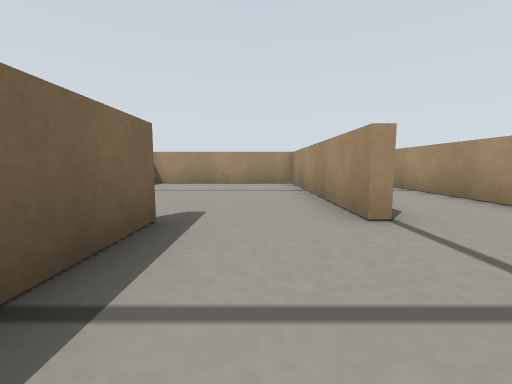
view 1 (above)

12 first-person views from a walk through a Gazebo world. The camera is 0.12 m above the floor, tilts 6° down and sees 90° across. The floor is counted in squares, 0.2 m on a side. Each view is taken from the middle of a square. On the plan, view 1 faces up. The plan holds only what a view shows up to about 9 squares ahead; the rest is blank.

view 2
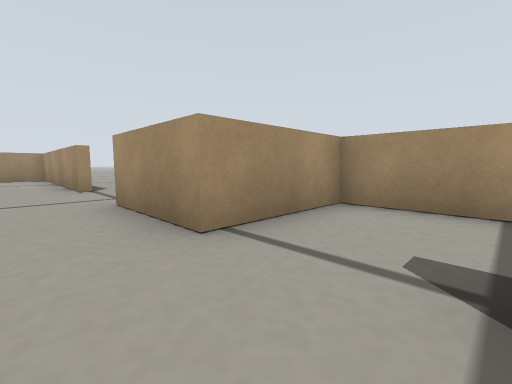

view 3
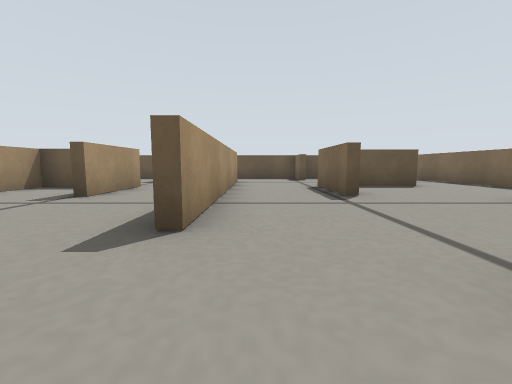

view 4
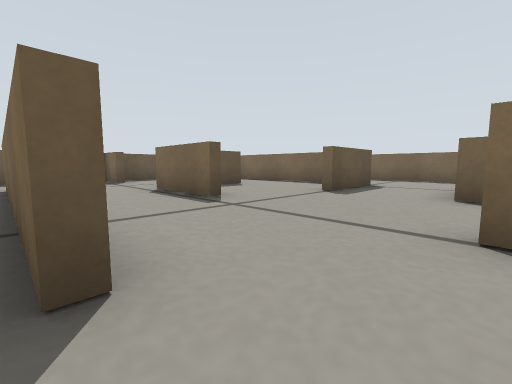

view 5
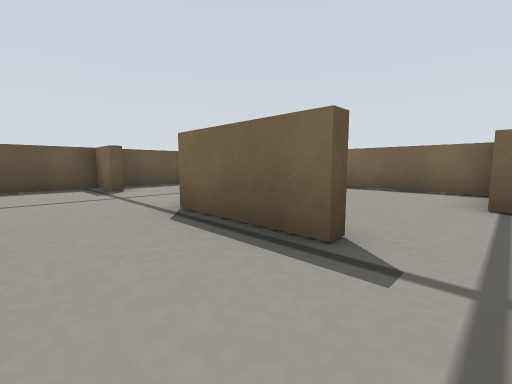

view 6
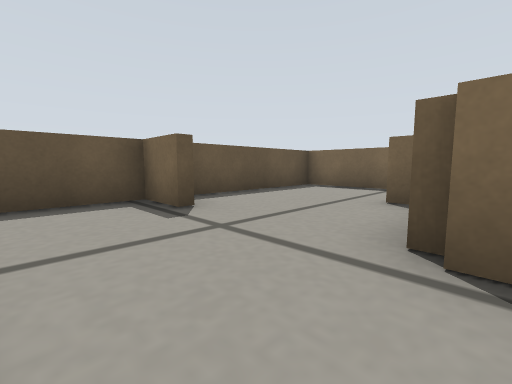

view 7
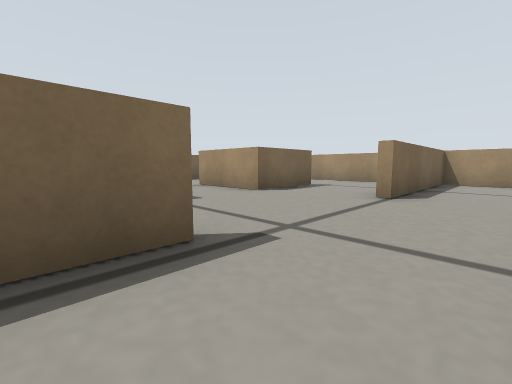

view 8
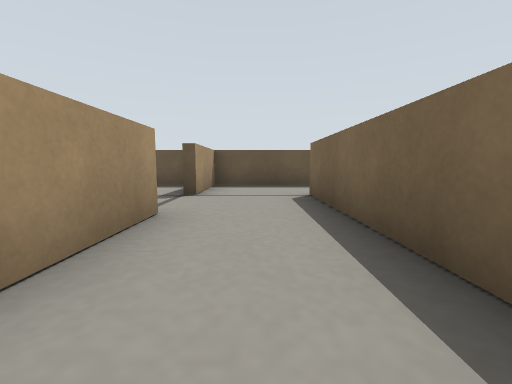

view 9
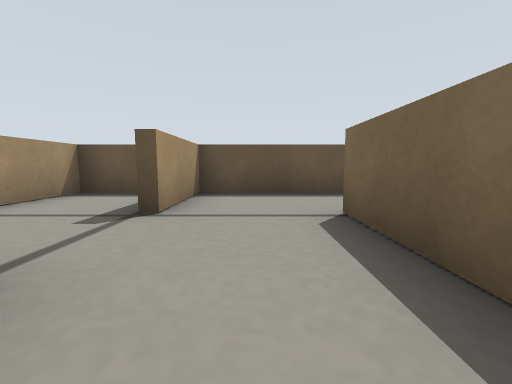

view 10
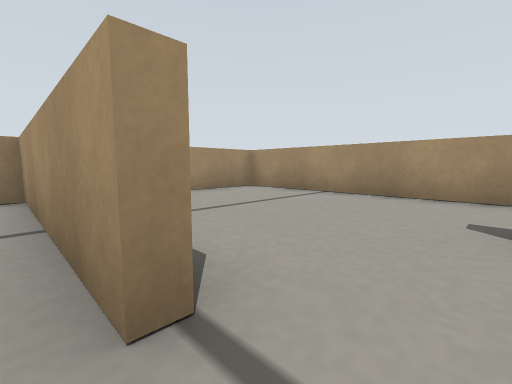

view 11
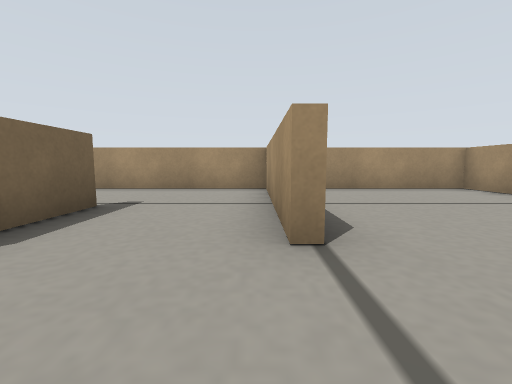

view 12
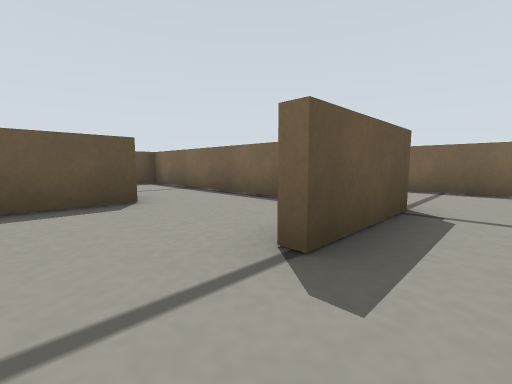

### Floor plan
Points are (right, up) in squares from view 1. A wall is a line through its corners. A room is listed if a view was taken in it or the views show most of it. See-through windows are left out.
Room 1 (views 1, 2, 3, 4, 5, 6, 7, 8, 9, 10, 11, 12)
walls: (-4.1, 0) (-3.7, 0) (-3.7, -2.2); (-1.1, 2.8) (-1.1, -4.2); (-1.3, -3.8) (-1.3, 2.8); (-6.6, -2.2) (-4.9, -2.2); (-6.3, -3) (-6.3, -3.5); (1.2, 2.6) (1.2, 8.4) (-3.9, 8.4); (-4.1, -5.3) (-3.7, -5.3) (-3.7, -6.4) (1.2, -6.4) (1.2, -4.1); (-8.7, 0.8) (-8.7, -6.4) (-4.2, -6.4); (2, -6.4) (3.7, -6.4) (3.7, -2.1) (1.2, -2.1) (1.2, 0.2); (-3.5, 8.5) (-3.5, 3.8)
ways out: opening at (-5.5, 2.5); opening at (1, 1.5)

Positions as (right, up) in squares from view 1, and headings:
1: (0, 0), facing up
2: (0, -4), facing up-right
3: (-2, 5), facing down
4: (-1, 4), facing down-left
5: (-2, 1), facing down-left
6: (-2, -2), facing down-left
7: (-2, -1), facing up-left
8: (0, 1), facing down
9: (0, -1), facing down
10: (-4, 3), facing up-right
11: (-4, 2), facing up
12: (-5, 2), facing down-left
